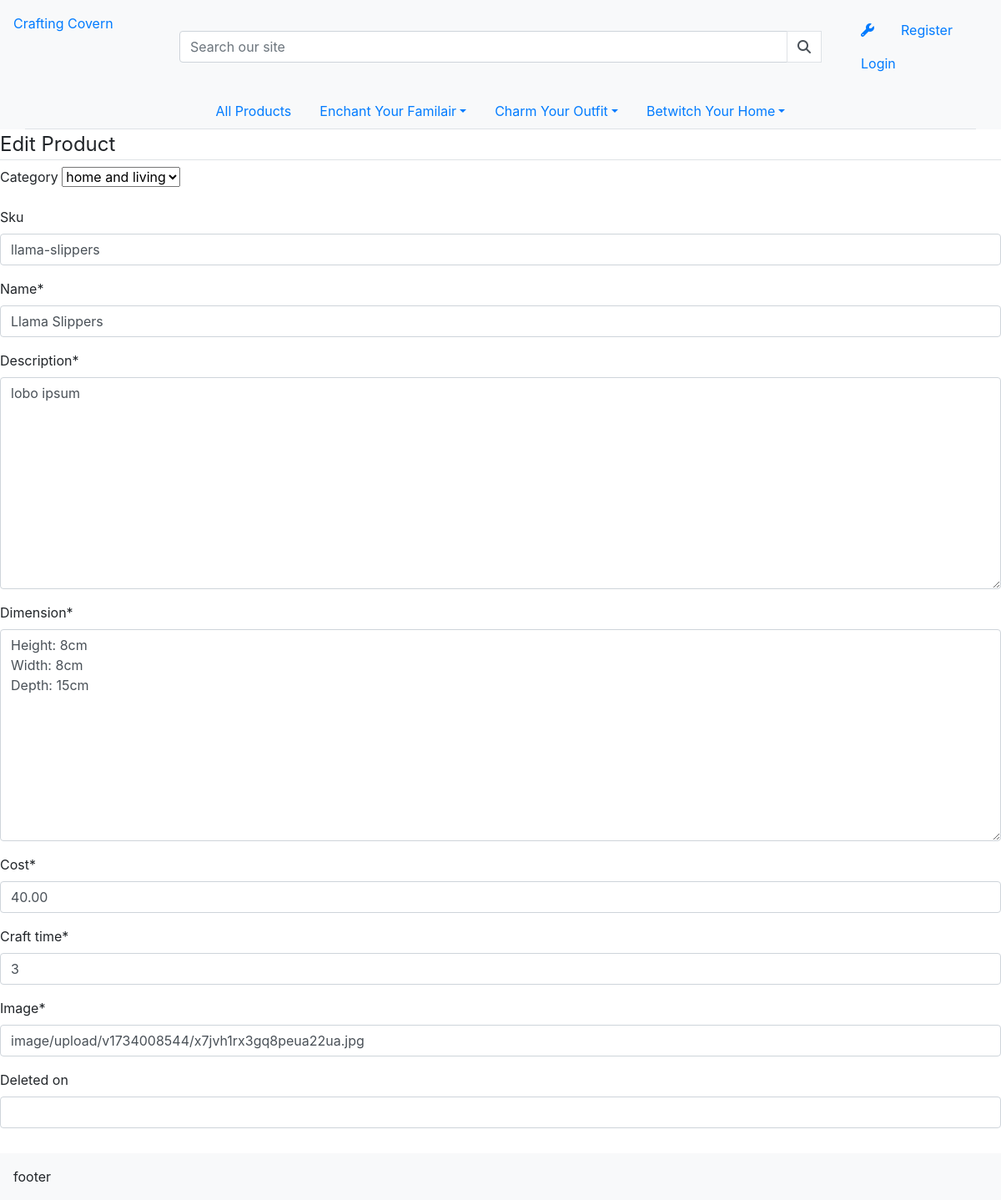
Page /product/edit/2/ on the committed database.
### products/models.py (models this page shows, shortened)
class Product(models.Model):
    category = models.ForeignKey('Category', null=True, blank=True, on_delete=models.SET_NULL)
    sku = models.CharField(max_length=254, null=True, blank=True)
    name = models.CharField(max_length=254)
    description = models.TextField()
    dimension = models.TextField()
    cost = models.DecimalField(max_digits=6, decimal_places=2)
    craft_time = models.IntegerField(validators=[MinValueValidator(1), MaxValueValidator(40)])
    image = CloudinaryField('image', default='placeholder')
    created_on = models.DateTimeField(auto_now_add=True)
    updated_on = models.DateTimeField(auto_now=True)
    deleted_on = models.DateTimeField(null=True, blank=True)

### products/views.py (the view)
# urls.py: path('product/edit/<int:id>/', views.product_edit, name='product_edit'),
def product_edit(request, id):
    product = get_object_or_404(Product, pk=id)
    if request.method == 'POST':
        form = ProductForm(request.POST, request.FILES, instance=product)
        if form.is_valid:
            form.save()
            return redirect('product_detail', id)
    else:
        form = ProductForm(instance=product)
    template = 'products/product_edit.html'
    context = {
    'form': form,
    "product": product,
    }
    return render(request, template, context)

### products/forms.py
class ProductForm(forms.ModelForm):
    class Meta:
        model = Product
        fields = '__all__'
    def __init__(self, *args, **kwargs):
        super().__init__(*args, **kwargs)
        categories = Category.objects.all()
        friendly_names = [(c.id, c.get_friendly_name()) for c in categories]
        self.fields['category'].choices = friendly_names

### products/models.py (called while the page is built)
    def get_friendly_name(self):
        return self.friendly_name

### products/templates/products/product_edit.html (shortened to what this page needs)
{% extends "base.html" %}
{% load crispy_forms_tags %}
{% block content %}
    <div class="">
        <form method="POST" enctype="multipart/form-data" action="{%url 'product_edit' product.id %}">
            <fieldset class="form-group">
                <legend class="border-bottom">Edit Product</legend>
                {{ form|crispy }}
            </fieldset>
            <div class="form-group">
                <a class="btn btn-outline-info" href="{% url 'product_all' %}">Cancel</a>
                <button class="btn btn-outline-info" type="submit">Edit Product</button>
            </div>
        </form>
    </div>
{% endblock content %}

### rows in the picture
Product: category "home and living", sku "llama-slippers", name "Llama Slippers", description "lobo ipsum", dimension "Height: 8cm Width: 8cm Depth: 15cm", cost "40.00", craft_time "3", image "image/upload/v1734008544/x7jvh1rx3gq8peua22ua.jpg"
